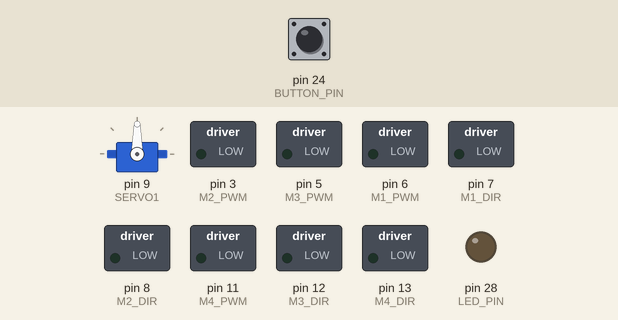
This sketch was run on a simulated Arduino Mega 2560, built with avr-gcc and run on an emulated ATmega2560. Parts: servo, switched loads named in the sketch (green lamp = pin HIGH), output pins drawn as LEDs (lit = HIGH). The inputs (shaded band) are chosen by the test bench; at power-on: pin 24 (BUTTON_PIN) HIGH.

Above: at 1.2 s.
1.3 s: pin 24 (BUTTON_PIN) pulled LOW for 0.15 s
At 5.2 s:
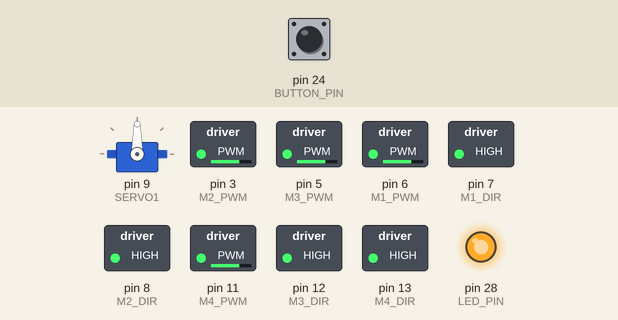
At 7.2 s:
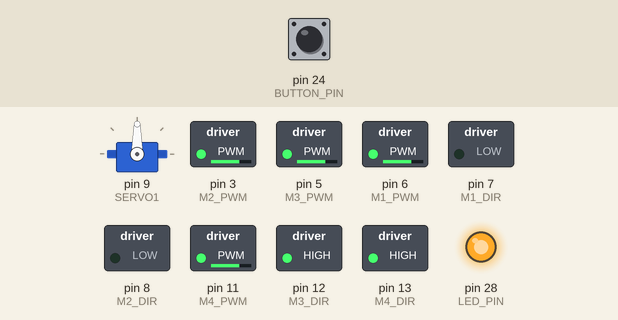
7.4 s: pin 24 (BUTTON_PIN) pulled LOW for 3.2 s
At 20.4 s:
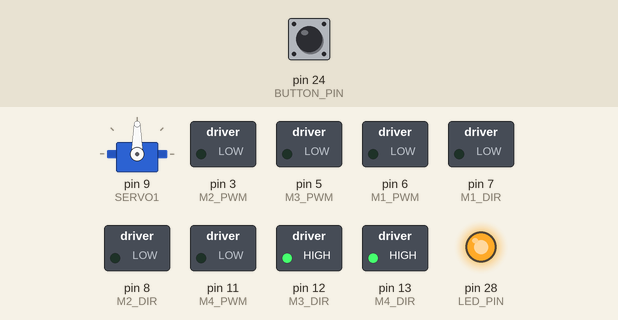
Timing chart, 0 to 21.3 s (numbered marks = the images above; inputs shaded):
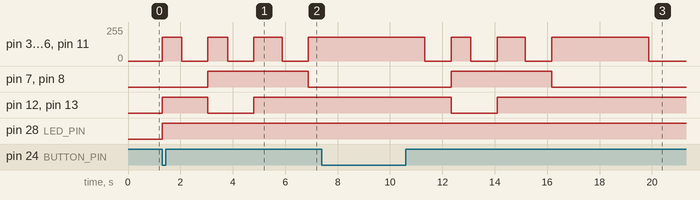

The sketch:

WARMAN_CONTROL.ino
```cpp
#include <Servo.h>

// ===== SERVO =====
Servo servo1;

// ===== MOTOR PINS =====
#define M1_PWM 6
#define M1_DIR 7

#define M2_PWM 3
#define M2_DIR 8

#define M3_PWM 5
#define M3_DIR 12

#define M4_PWM 11
#define M4_DIR 13

#define SERVO1 9

// ===== BUTTONS =====
const int BUTTON_PIN = 24;
const int LED_PIN = 28;

bool ledState = false;
int lastButtonState = HIGH;

// ===== MOTOR SPEED =====
int speedMotor = 180;   // 0 - 255

// =====================================
// SETUP
// =====================================
void setup() {

  // Servo
  servo1.attach(SERVO1);

  // Motor Pins
  pinMode(M1_PWM, OUTPUT);
  pinMode(M1_DIR, OUTPUT);

  pinMode(M2_PWM, OUTPUT);
  pinMode(M2_DIR, OUTPUT);

  pinMode(M3_PWM, OUTPUT);
  pinMode(M3_DIR, OUTPUT);

  pinMode(M4_PWM, OUTPUT);
  pinMode(M4_DIR, OUTPUT);

  //Button Setup
  pinMode(LED_PIN, OUTPUT);
  pinMode(BUTTON_PIN, INPUT_PULLUP);

  digitalWrite(LED_PIN, LOW);
}

// =====================================
// MAIN LOOP
// =====================================
void loop() {
  int buttonState = digitalRead(BUTTON_PIN);

   // Button was just pressed
  if (buttonState == LOW) {
    // control LED according to the state of button
    digitalWrite(LED_PIN, HIGH);

    // ===== FORWARD =====

    forward(speedMotor);
    delay(750);

    stopMotors();
    delay(1000);

    backward(speedMotor);
    delay(750);

    stopMotors();
    delay(1000);

    rotate(speedMotor);
    delay(1085);

    stopMotors();
    delay(1000);

    forward(speedMotor);
    delay(3700);

    stopMotors();

  }
}

// =====================================
// FORWARD
// =====================================
void forward(int speedVal) {

  // Left side forward
  digitalWrite(M1_DIR, LOW);
  digitalWrite(M3_DIR, HIGH);

  // Right side backward
  digitalWrite(M2_DIR, LOW);
  digitalWrite(M4_DIR, HIGH);

  analogWrite(M1_PWM, speedVal);
  analogWrite(M2_PWM, speedVal);
  analogWrite(M3_PWM, speedVal);
  analogWrite(M4_PWM, speedVal);
}

// =====================================
// BACKWARD
// =====================================
void backward(int speedVal) {

  digitalWrite(M1_DIR, HIGH);
  digitalWrite(M2_DIR, HIGH);
  digitalWrite(M3_DIR, LOW);
  digitalWrite(M4_DIR, LOW);

  analogWrite(M1_PWM, speedVal);
  analogWrite(M2_PWM, speedVal);
  analogWrite(M3_PWM, speedVal);
  analogWrite(M4_PWM, speedVal);
}

void rotate(int speedVal) {
  digitalWrite(M1_DIR, HIGH);
  digitalWrite(M2_DIR, HIGH);
  digitalWrite(M3_DIR, HIGH);
  digitalWrite(M4_DIR, HIGH);

  analogWrite(M1_PWM, speedVal);
  analogWrite(M2_PWM, speedVal);
  analogWrite(M3_PWM, speedVal);
  analogWrite(M4_PWM, speedVal);
}

// =====================================
// LEFT TURN
// Left wheels backward
// Right wheels forward
// =====================================
void left(int speedVal) {

  // Left side backward
  digitalWrite(M1_DIR, HIGH);
  digitalWrite(M3_DIR, HIGH);

  // Right side forward
  digitalWrite(M2_DIR, LOW);
  digitalWrite(M4_DIR, LOW);

  analogWrite(M1_PWM, speedVal);
  analogWrite(M2_PWM, speedVal);
  analogWrite(M3_PWM, speedVal);
  analogWrite(M4_PWM, speedVal);
}

// =====================================
// RIGHT TURN
// Left wheels forward
// Right wheels backward
// =====================================
void right(int speedVal) {

  // Left side forward
  digitalWrite(M1_DIR, HIGH);
  digitalWrite(M3_DIR, LOW);

  // Right side backward
  digitalWrite(M2_DIR, HIGH);
  digitalWrite(M4_DIR, LOW);

  analogWrite(M1_PWM, speedVal);
  analogWrite(M2_PWM, speedVal);
  analogWrite(M3_PWM, speedVal);
  analogWrite(M4_PWM, speedVal);
}

void rotateRight(int speedVal) {
//
}

// =====================================
// STOP ALL MOTORS
// =====================================
void stopMotors() {

  analogWrite(M1_PWM, 0);
  analogWrite(M2_PWM, 0);
  analogWrite(M3_PWM, 0);
  analogWrite(M4_PWM, 0);
}
```

Measured:
- after the input at 1.3 s, pin 3 (M2_PWM), pin 5 (M3_PWM): goes 180/255 0.75 s, 0/255 1.0 s, 180/255 0.75 s, 0/255 1.0 s, 180/255 1.1 s, 0/255 1.0 s, then 180/255, starting at once
- after the input at 7.4 s, pin 7 (M1_DIR), pin 8 (M2_DIR): LOW → HIGH after 4.9 s, → LOW 3.8 s later; pin 12 (M3_DIR), pin 13 (M4_DIR): HIGH → LOW after 4.9 s, → HIGH 1.8 s later
